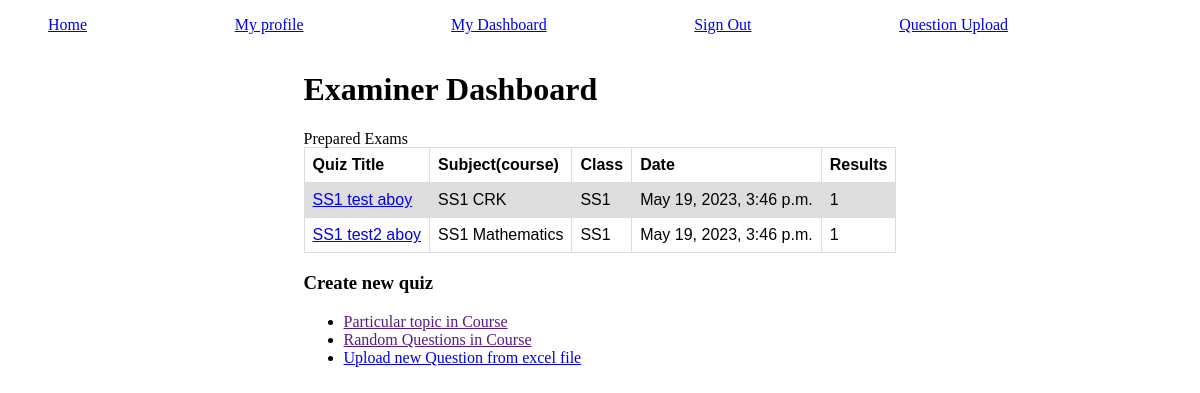
Page /quiz/dashboard/ (signed in) on the committed database.
### cbt_app/models.py (models this page shows)
class Quiz(models.Model):
    title = models.CharField(max_length=100)
    examiner = models.ForeignKey(settings.AUTH_USER_MODEL, on_delete=models.CASCADE, null=True)
    questions = models.ManyToManyField(Question)
    course = models.ForeignKey(Courses, on_delete=models.CASCADE, null=True)
    level = models.ForeignKey(Level, on_delete=models.CASCADE,null=True)
    single_attempt = models.BooleanField(blank=False, default=True)
    random_order = models.BooleanField(blank=False, default=True, help_text='orders with which questions will appear')
    max_questions = models.PositiveIntegerField(help_text='Display the questions in a random order or as they are set?')
    duration = models.IntegerField(help_text='duration in minutes')
    start_time =models.DateTimeField(auto_now_add=True)
    end_time = models.DateTimeField()
    def __str__(self) -> str:
        return self.level.name+' ' + self.title
    """

    def save(self, *args, **kwargs):
        self.choices = []
        # get course query set
        c = Courses.objects.all()
        # loop throught d query set and save it in choices variable
        for course in c:
            self.choices.append(
                (course.id, course)
            )

        self.course = models.ForeignKey(Courses, on_delete=models.CASCADE, choices=self.choices, null=True)
        super().save(*args, **kwargs)

    """

class Level(models.Model):
    name = models.CharField(max_length=50,blank=False, unique=True)
    def __str__(self):
        return self.name

class Courses(models.Model):
    name = models.CharField(max_length=50,blank=False, unique=True)
    level = models.ForeignKey(Level, on_delete=models.CASCADE, blank=False)
    def __str__(self):
        return self.level.name +' '+ self.name

### cbt_app/views.py (the view)
# urls.py: path('dashboard/',view=dashboard, name='dashboard'),
@login_required
def dashboard(request):
    user = request.user
    is_teacher = not user.is_student #not a student
    if is_teacher:
        contents = Quiz.objects.filter(examiner=user)
        sitting = Sitting.objects.filter(quiz__examiner=user)
        quiz_sit_pair ={
            x.quiz:Sitting.objects.filter(quiz=x.quiz).count() for x in sitting
        }
        context = {
            'contents':contents,
            'sittings':sitting,
            'quiz_pair':quiz_sit_pair,
        }
        return render(request, 'dashboard.html', context)
    contents = Quiz.objects.all()
    context = {
        'contents':contents,
    }
    return render(request, 'dashboard.html', context)

### templates/dashboard.html (shortened to what this page needs)
{% extends 'base.html' %}
{% block content %}
{% if user.is_student %}
<div class="container" style="width: 100vw; display: flex; justify-content: center;">
    <div class="parent">
        <h1>
            User Dashboard
        </h1>
        <h2>
            {% for message in messages %}
                {{message}}
            {% endfor %}
        </h2>
        <table style="width: 100%;">
            <tr>
                <thead>Available Exams</thead>
            </tr>
            <tr>
                <th>Exams Title</th>
                <th>Subject(course)</th>
                <th>Class(level)</th>
                <th>Duration (min)</th>
            </tr>
            {% for quiz in contents %}
            <tr>
                <td><a href="{% url 'cbt_app:take_quiz' quiz.id %}">{{quiz}}</a></td>
                <td>{{quiz.course}}</td>
                <td>{{quiz.level}}</td>
                <td>{{quiz.duration}}</td>
            </tr>
            {% endfor %}
        </table>
    </div>
</div>
{% else %}
<div class="container" style="width: 100vw; display: flex; justify-content: center;">
    <div class="parent">
        <h1>
            Examiner Dashboard
        </h1>
        <table style="width: 100%;">
            <tr>
                <th>Quiz Title</th>
                <th>Subject(course)</th>
                <th>Class</th>
                <th>Date</th>
                <th>Results</th>
            </tr>
            {% for x,y in quiz_pair.items %}
            <tr>
                <td><a href="{% url 'cbt_app:result_list' x.id %}">{{x}}</a></td>
                <td>{{x.course}}</td>
                <td>{{x.level}}</td>
                <td>{{x.start_time}}</td>
                <td>{{y}}</td>
            </tr>
            {% endfor %}
        </table>
        <h3>
            Create new quiz
        </h3>
        <ul>
            <li><a href="">Particular topic in Course</a></li>
            <li><a href="">Random Questions in Course</a> </li>
            <li><a href="{% url 'file_processing:question_upload' %}">Upload new Question from excel file</a></li>
        </ul>
    </div>
</div>
{% endif %}
{% endblock %}

### templates/base.html (style rules this page uses)
table { font-family: arial, sans-serif; border-collapse: collapse; width: 100%; }
td, th { border: 1px solid #dddddd; text-align: left; padding: 8px; }
tr:nth-child(even) { background-color: #dddddd; }

### rows in the picture
Quiz: level+title "SS1 test aboy", course "SS1 CRK", level "SS1", start_time "May 19, 2023, 3:46 p.m.", y "1"
Quiz: level+title "SS1 test2 aboy", course "SS1 Mathematics", level "SS1", start_time "May 19, 2023, 3:46 p.m.", y "1"
